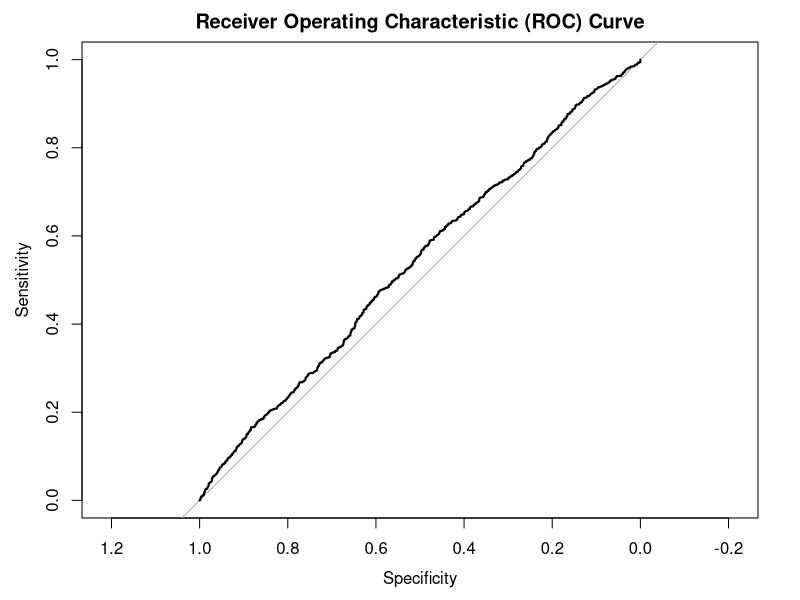
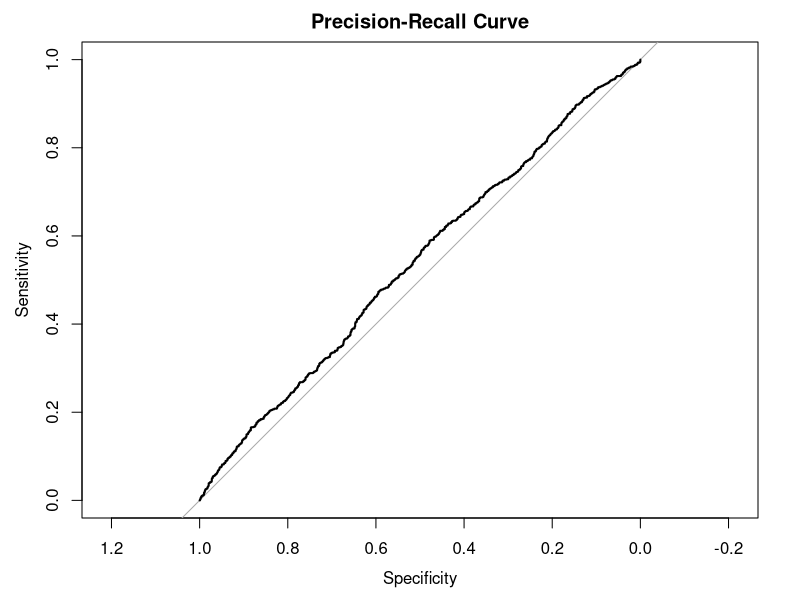

The R script that drew these images, in order: (Note: this script raises an error after producing the figures.)
# Load required libraries
library(dplyr)
library(tidyr)
library(readr)

# NOTE: Set to your working directory
setwd(dirname(rstudioapi::getSourceEditorContext()$path))
print(paste("Current Working Directory: ",getwd()), sep="\n")

# Load the dataset
#df <- read_csv("ground_weather_preprocessed.csv")
df <- read_csv("atmospheric_weather_preprocessed.csv")

# Split the dataset into predictors (X) and the target variable (y)
target_variable_column <- "image"
X <- select(df, -target_variable_column)
y <- select(df, target_variable_column)
dim(X)[1] == dim(y)[1]
# Perform any additional data preprocessing steps as needed
# For example, scaling/standardizing variables, creating dummy variables, etc.

# Split the dataset into training and testing sets
set.seed(123)  # Set a random seed for reproducibility
train_indices <- sample(nrow(df), nrow(df) * 0.7)  # 70% for training
train_data <- X[train_indices, ]
test_data <- y[-train_indices, ]

#------------------------
model <- glm(image ~ ., data = df, family = "binomial")

# Make predictions on the test data
predictions <- predict(model, newdata = df, type = "response")

# Evaluate the model (example: using accuracy)
predicted_classes <- ifelse(predictions > 0.5, 1, 0)
accuracy <- sum(predicted_classes == df$image) / length(df$image)
cat("Accuracy:", accuracy)
#------------------------
# Create a confusion matrix below
#------------------------
# Install the "caret" package if it's not already installed
# install.packages("caret")

# Load the required libraries
library(caret)

# Make predictions on the test data
predictions <- predict(model, newdata = df, type = "response")

# Convert predicted_classes and df$image to factors with the same levels
predicted_classes <- factor(ifelse(predictions > 0.5, 1, 0))
df$image <- factor(df$image)

# Create the confusion matrix
confusion_matrix <- confusionMatrix(predicted_classes, df$image)

# Print the confusion matrix
confusion_matrix
#-------------------------------------------------------------------------------
# VISUALIZATIONS
#-------------------------------------------------------------------------------
# Default Visual
library(pROC)
roc_obj <- roc(df$image, predictions)
plot(roc_obj, main = "Receiver Operating Characteristic (ROC) Curve")

pr_obj <- roc(df$image, predictions, direction = "<")
plot(pr_obj, main = "Precision-Recall Curve")

# Error: Unable to load package rms on my linux box
install.packages("rms")
library(rms)
calibration_plot <- calibration(predictions, df$image, method = "bins")
plot(calibration_plot, main = "Calibration Plot")
#-------------------------------------------------------------------------------
# ggPlot  Visual
library(pROC)
library(ggplot2)

# ROC Curve
roc_obj <- roc(df$image, predictions)

roc_data <- data.frame(
  "FPR" = roc_obj$specificities,
  "TPR" = roc_obj$sensitivities
)

roc_plot <- ggplot(roc_data, aes(x = FPR, y = TPR)) +
  geom_line() +
  geom_abline(slope = 1, intercept = 0, linetype = "dashed") +
  labs(x = "False Positive Rate", y = "True Positive Rate") +
  ggtitle("Receiver Operating Characteristic (ROC) Curve")

roc_plot

#========================================
# Precision Recall Visualization
# Precision: measures the accuracy of positive predictions made by a model
# Precision = True Positives / (True Positives + False Positives)
# Recall: measures ability of a model to identify positive instances correctly
# Recall = True Positives / (True Positives + False Negatives)
#========================================
pr_obj <- roc(df$image, predictions, direction = "<")

# Calculate Precision
pr_data <- data.frame(
  "Recall" = pr_obj$sensitivities,
  "Specificity" = pr_obj$specificities
)

pr_data$Precision <- with(pr_data, Recall / (Recall + (1 - Specificity)))

# Filter out rows with missing values
pr_data <- pr_data[complete.cases(pr_data), ]

pr_plot <- ggplot(pr_data, aes(x = Recall, y = Precision)) +
  geom_line() +
  labs(x = "Recall", y = "Precision") +
  ggtitle("Precision-Recall Curve")

pr_plot

# Heatmap of Original Dataset w/targeted attributes
library(ggplot2)
# Calculate correlation matrix
numeric_df <- df[, sapply(df, is.numeric)]
cor_matrix <- cor(numeric_df)

# Convert correlation matrix to long format
cor_data <- reshape2::melt(cor_matrix)

# Create correlation heatmap using ggplot2
heatmap_plot <- ggplot(cor_data, aes(Var1, Var2, fill = value)) +
  geom_tile() +
  scale_fill_gradient(low = "white", high = "red") +
  labs(x = "Variable 1", y = "Variable 2", title = "Correlation Heatmap") +
  geom_text(aes(label = round(value, 2)), color = "black", size = 3)

heatmap_plot

#===============================================================================
# Display Outputs
#===============================================================================
heatmap_plot
confusion_matrix
roc_plot
pr_plot

#===============================================================================

# Fit the logistic regression model and get the coefficients
model <- glm(image ~ ., data = df, family = "binomial")
coefficients <- coef(model)
sorted_coefficients <- sort(abs(coefficients), decreasing = TRUE)

# Variables with larger absolute coefficients have a stronger influence
# on the prediction
print(`sorted_coefficients`)

# Remove the intercept coefficient
predictor_coef <- sorted_coefficients[-1]
coef_data <- data.frame(Variable = names(predictor_coef), Coefficient = predictor_coef)


# Sort the coefficients by their absolute values for easier interpretation
coef_data <- coef_data[order(abs(coef_data$Coefficient), decreasing = TRUE), ]

coef_plot <- ggplot(coef_data, aes(x = Variable, y = Coefficient, fill = Coefficient > 0.4999)) +
  geom_bar(stat = "identity", color = "black") +
  labs(x = "Predictor Variable", y = "Coefficient Magnitude", title = "Comparison of Coefficients") +
  theme(axis.text.x = element_text(angle = 45, hjust = 1)) +
  scale_fill_manual(values = c("coral", "forestgreen"), labels = c("Minority", "Majority"), guide = guide_legend(reverse = TRUE)) +
  coord_cartesian(ylim = c(0.0, 1.0))

# Display the bar plot
coef_plot

#-------------------------------------------------------------------------------
install.packages("pROC")
library(pROC)
# model <- glm(image ~ ., data = df, family = "binomial")
predicted_prob <- predict(model, type = "response")
roc_obj <- roc(df$image, predicted_prob)
plot(roc_obj, main = "ROC Curve", xlab = "False Positive Rate", ylab = "True Positive Rate")
